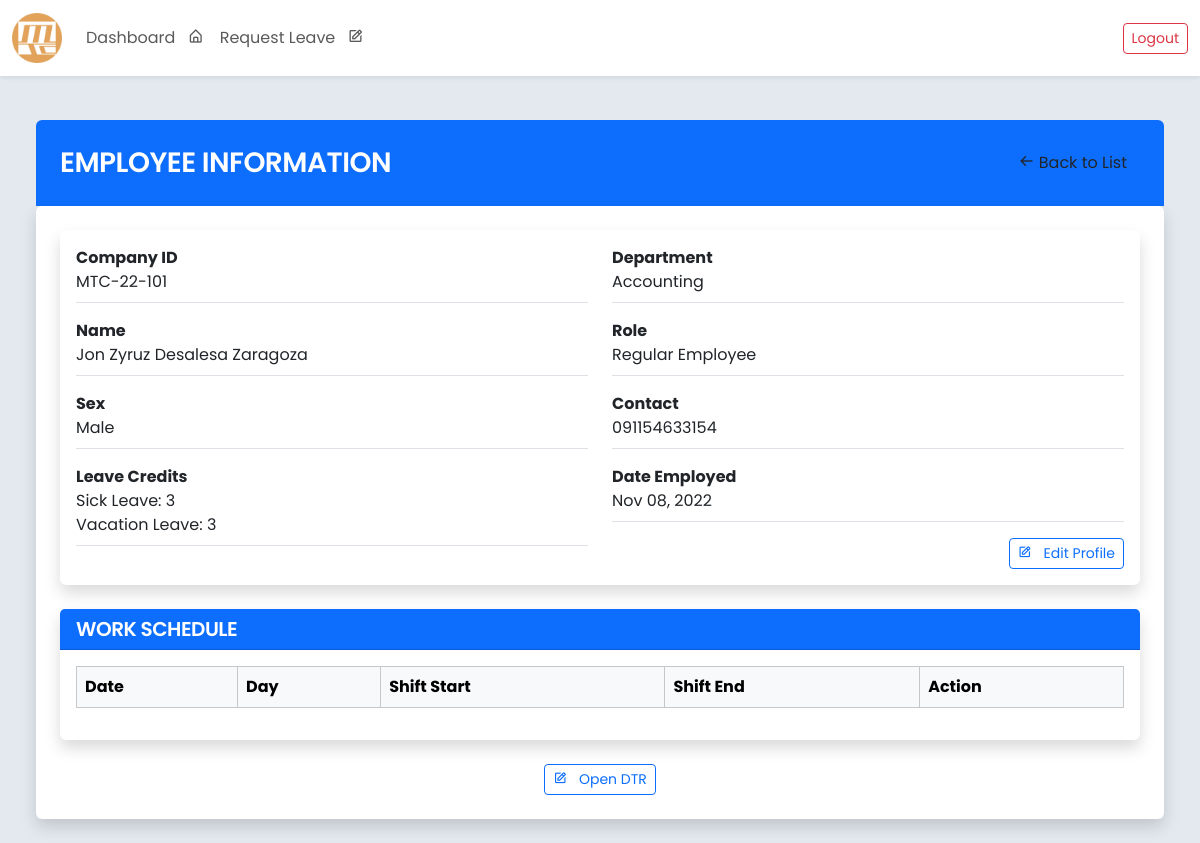
Page /employee/view/18/ (signed in) on the earlier database version.
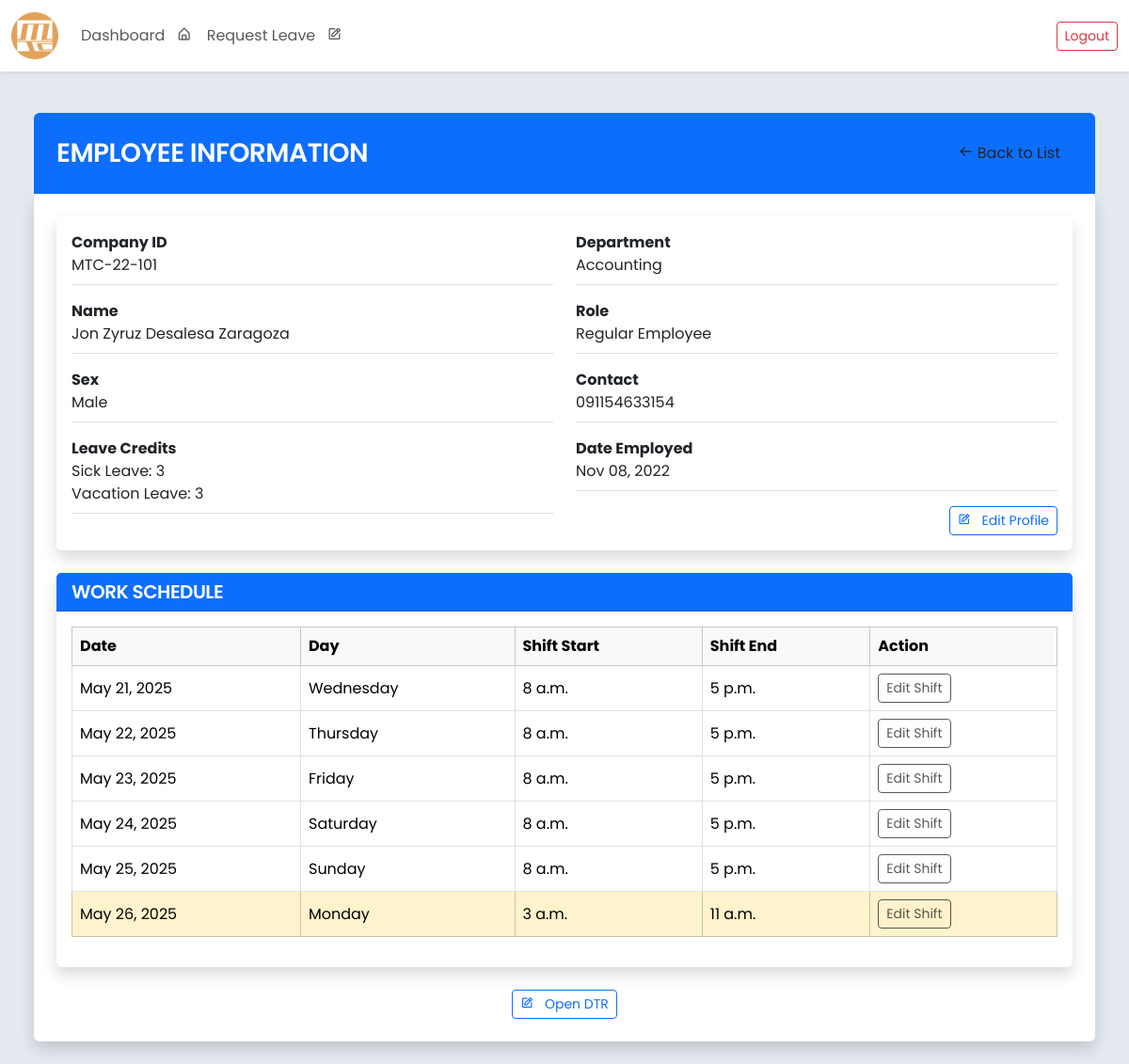
Same page on the later database version.
### core/models.py (models this page shows, shortened)
class Employee(models.Model):
    SEX_CHOICES = [
        ('Male', 'Male'),
        ('Female', 'Female'),
        ('Other', 'Prefer not to Say'),
    ]
    ROLE_CHOICES = [
        ('Regular Employee', 'Regular Employee'),
        ('Department Head', 'Department Head'),
        ('Admin(HR)', 'Admin(HR)'),
        ('Supervisor', 'Supervisor'),
        ('President', 'President')
    ]
    employee_id = models.AutoField(primary_key=True)
    company_id = models.CharField(max_length=20, blank=False, unique=True)
    first_name = models.CharField(max_length=100, blank=False)
    middle_name = models.CharField(max_length=100, blank=True, null=True)
    last_name = models.CharField(max_length=100, blank=False)
    sex = models.CharField(max_length=20, choices=SEX_CHOICES, blank=False)
    role = models.CharField(max_length=20, choices=ROLE_CHOICES, default='Regular Employee', blank=False)
    department = models.ForeignKey(
        Department,
        related_name="employees",
        on_delete=models.SET_NULL,
        null=True,
        blank=True
    )
    contact_number = models.CharField(max_length=15, blank=False)
    date_employed = models.DateField()
    leave_credits = models.IntegerField(default=0, blank=False)
    leave_credits2 = models.IntegerField(default=0, blank=False)
    user_account = models.OneToOneField(User, on_delete=models.SET_NULL, null=True, blank=True, related_name='employee')
    class Meta:
        ordering = ['last_name', 'first_name']
        verbose_name = 'Employee'
        verbose_name_plural = 'Employees'
        db_table = 'employee_table'
        constraints = [
            models.CheckConstraint(
                check=models.Q(leave_credits__gte=0),
                name='positive_leave_credits',
            ),
        ]

class Department(models.Model):
    name = models.CharField(max_length=255, unique=True)
    leave_respondents = models.ManyToManyField(
        'Employee',
        related_name='leave_departments',
        blank=True,
        limit_choices_to={'department__isnull': False}
    )
    shift_respondents = models.ManyToManyField(
        'Employee',
        related_name='shift_departments',
        blank=True,
        limit_choices_to={'department__isnull': False}
    )
    def __str__(self):
        return self.name

class Shift(models.Model):
    employee = models.ForeignKey(
        'Employee',
        on_delete=models.CASCADE,
        related_name='shifts'
    )
    department = models.ForeignKey(
        'Department',
        on_delete=models.CASCADE,
        related_name='shifts'
    )
    shift_date = models.DateField(default=timezone.now)
    shift_start = models.TimeField()
    shift_end = models.TimeField()
    class Meta:
        verbose_name = 'Shift'
        verbose_name_plural = 'Shifts'
        db_table = 'shift_table'
        ordering = ['shift_date', 'shift_start']

### core/views.py (the view)
# urls.py: path('employee/view/<int:pk>/', views.view_employee_information, name='employee_information'),
def view_employee_information(request, pk):
    employee = get_object_or_404(Employee, employee_id=pk)
    shifts = Shift.objects.filter(employee=employee).order_by('shift_date', 'shift_start')
    today = date.today()
    start_of_week = today - timedelta(days=today.weekday())  # Monday
    end_of_week = start_of_week + timedelta(days=6)          # Sunday
    context = {
        'employee': employee,
        'shifts': shifts,
        'today': today,
        'start_of_week': start_of_week,
        'end_of_week': end_of_week,
    }
    return render(request, 'view_employee_information.html', context)

### core/templates/view_employee_information.html (shortened to what this page needs)
{% extends "base.html" %}
{% block content %}
<div class="container-fluid" style="max-width: 1200px;">
    <div class="bg-primary p-4 rounded-top">
        <div class="d-flex align-items-center">
            <h3 class="text-white mb-0 flex-grow-1 text-uppercase">Employee Information</h3>
            <a class="btn btn-white " href="{% url 'view_employee_list' %}">
                <i class='bx bx-arrow-back'></i> Back to List
            </a>
        </div>
    </div>
    <div class="bg-white p-4 rounded shadow">
        <div class="card border-0 shadow mb-4">
            <div class="card-body">
                <div class="row g-4">
                    <div class="col-md-6">
                        <div class="d-flex flex-column gap-3">
                            <div class="border-bottom pb-2">
                                <label class="fw-bold ">Company ID</label>
                                <p class="mb-0">{{ employee.company_id }}</p>
                            </div>
                            <div class="border-bottom pb-2">
                                <label class="fw-bold ">Name</label>
                                <p class="mb-0">
                                    {{ employee.first_name }}
                                    {% if employee.middle_name %}{{ employee.middle_name }}{% endif %}
                                    {{ employee.last_name }}
                                </p>
                            </div>
                            <div class="border-bottom pb-2">
                                <label class="fw-bold ">Sex</label>
                                <p class="mb-0">{{ employee.sex }}</p>
                            </div>
                            <div class="border-bottom pb-2">
                                <label class="fw-bold ">Leave Credits</label>
                                <p class="mb-0">Sick Leave: {{ employee.leave_credits }}</p>
                                <p class="mb-0">Vacation Leave: {{ employee.leave_credits2 }}</p>
                            </div>
                        </div>
                    </div>
                    <div class="col-md-6">
                        <div class="d-flex flex-column gap-3">
                            <div class="border-bottom pb-2">
                                <label class="fw-bold ">Department</label>
                                <p class="mb-0">{{ employee.department }}</p>
                            </div>
                            <div class="border-bottom pb-2">
                                <label class="fw-bold ">Role</label>
                                <p class="mb-0">{{ employee.role }}</p>
                            </div>
                            <div class="border-bottom pb-2">
                                <label class="fw-bold ">Contact</label>
                                <p class="mb-0">{{ employee.contact_number }}</p>
                            </div>
                            <div class="border-bottom pb-2">
                                <label class="fw-bold ">Date Employed</label>
                                <p class="mb-0">{{ employee.date_employed|date:"M d, Y" }}</p>
                            </div>
                            <div class="d-flex justify-content-end">
                                <a href="{% url 'employee_edit' employee.employee_id %}" class="btn btn-outline-primary btn-sm">
                                    <i class='bx bx-edit me-2'></i> Edit Profile
                                </a>
                            </div>
                        </div>
                    </div>
                </div>
            </div>
        </div>
        <div class="card border-0 shadow mb-4">
            <div class="card-header bg-primary text-white">
                <h5 class="mb-0 text-uppercase">Work Schedule</h5>
            </div>
            <div class="card-body">
                <table class="table table-bordered table-hover align-middle">
                    <thead class="table-light">
                        <tr>
                            <th>Date</th>
                            <th>Day</th>
                            <th>Shift Start</th>
                            <th>Shift End</th>
                            <th>Action</th>
                        </tr>
                    </thead>
                    <tbody>
                        {% for shift in shifts %}
                        <tr
                            {% if shift.shift_date == today %}
                                class="table-success"
                            {% elif shift.shift_date >= start_of_week and shift.shift_date <= end_of_week %}
                                class="table-warning"
                            {% endif %}
                        >
                            <td>
                                {{ shift.shift_date }}
                            </td>
                            <td>{{ shift.shift_date|date:"l" }}</td>
                            <td>{{ shift.shift_start }}</td>
                            <td>{{ shift.shift_end }}</td>
                            <td>
                                {% if shift.shift_date > today %}
                                    <a href="{% url 'edit_shift' shift.id %}" class="btn btn-sm btn-warning me-1">Edit Shift</a>
                                {% else %}
                                    <button class="btn btn-sm  me-1" disabled>Edit Shift</button>
                                {% endif %}
                            </td>
                        </tr>
                        {% endfor %}
                    </tbody>
                </table>
            </div>
        </div>
        <div class="d-flex justify-content-center">
            <a href="{% url 'employee_edit' employee.employee_id %}" class="btn btn-outline-primary btn-sm">
                <i class='bx bx-edit me-2'></i> Open DTR
            </a>
        </div>
    </div>
</div>
{% endblock %}

### core/templates/base.html (shortened to what this page needs)
{% load static %}
<!DOCTYPE html>
<html lang="en">
<head>
    <link rel="stylesheet" href="{% static 'bootstrap/css/bootstrap.min.css' %}">
    <link rel="stylesheet" href="{% static 'css/flatpickr.min.css' %}">
    <link rel="stylesheet" href="{% static 'css/base_styles.css' %}">
    <link href='https://unpkg.com/boxicons@2.1.1/css/boxicons.min.css' rel='stylesheet'>
</head>
<body class="pt-5">
{% if user.is_authenticated %}
    <nav class="navbar navbar-expand-lg fixed-top bg-white shadow-sm">
        <div class="container-fluid">
            <a class="navbar-brand" href="{% url 'dashboard' %}">
                <img src="{% static 'img/Malasaga Trading Corporation Logo.jpg' %}"
                    alt="Malasaga Logo"
                    class="img-fluid"
                    style="width: 50px; height: auto;">
            </a>
            <div class="collapse navbar-collapse" id="navbarNav">
                <ul class="navbar-nav me-auto">
                    <li class="nav-item">
                        <a class="nav-link py-1" href="{% url 'dashboard' %}">
                            Dashboard <i class='bx bx-home-alt ms-2'></i>
                        </a>
                    </li>
                    {% if user.employee.role != "President" %}
                    <li class="nav-item">
                        <a class="nav-link py-1" href="{% url 'submit_leave_request' %}">
                            Request Leave <i class='bx bx-edit ms-2'></i>
                        </a>
                    </li>
                    {% endif %}
                </ul>
                <div class="d-flex">
                    <a href="{% url 'logout' %}" class="btn btn-outline-danger btn-sm">Logout</a>
                </div>
            </div>
        </div>
    </nav>
    <div class="container-fluid d-flex flex-column p-0">
        <div class="container-fluid mt-5 d-flex flex-column p-0">
            <div class="container-fluid d-flex flex-column p-4">
                {% block content %}
                {% endblock %}
            </div>
        </div>
    </div>
{% endif %}
</body>
</html>

### core/templates/base.html (style rules this page uses)
body { font-family: 'Poppins', sans-serif; font-size: 1rem; color: #333; background-color:rgb(228, 233, 240); }
h1, h2, h3, h4, h5, h6 { font-weight: 600; letter-spacing: -0.5px; }
label { font-weight: 500; }

Differences in the rows shown:
added Shift: shift_date "May 21, 2025", shift_date "Wednesday", shift_start "8 a.m.", shift_end "5 p.m.", shows "Edit Shift"
added Shift: shift_date "May 22, 2025", shift_date "Thursday", shift_start "8 a.m.", shift_end "5 p.m.", shows "Edit Shift"
added Shift: shift_date "May 23, 2025", shift_date "Friday", shift_start "8 a.m.", shift_end "5 p.m.", shows "Edit Shift"
added Shift: shift_date "May 24, 2025", shift_date "Saturday", shift_start "8 a.m.", shift_end "5 p.m.", shows "Edit Shift"
added Shift: shift_date "May 25, 2025", shift_date "Sunday", shift_start "8 a.m.", shift_end "5 p.m.", shows "Edit Shift"
added Shift: shift_date "May 26, 2025", shift_date "Monday", shift_start "3 a.m.", shift_end "11 a.m.", shows "Edit Shift"
